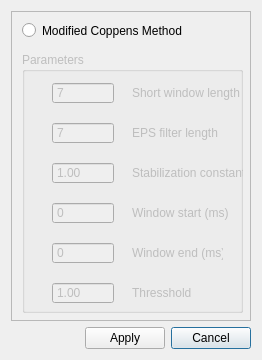
<?xml version="1.0" encoding="UTF-8"?>
<ui version="4.0">
 <class>fbdlg</class>
 <widget class="QDialog" name="fbdlg">
  <property name="geometry">
   <rect>
    <x>0</x>
    <y>0</y>
    <width>262</width>
    <height>360</height>
   </rect>
  </property>
  <property name="minimumSize">
   <size>
    <width>262</width>
    <height>360</height>
   </size>
  </property>
  <property name="maximumSize">
   <size>
    <width>262</width>
    <height>360</height>
   </size>
  </property>
  <property name="windowTitle">
   <string>Dialog</string>
  </property>
  <layout class="QGridLayout" name="gridLayout">
   <item row="1" column="2">
    <widget class="QPushButton" name="pushButton_2">
     <property name="sizePolicy">
      <sizepolicy hsizetype="Minimum" vsizetype="Fixed">
       <horstretch>0</horstretch>
       <verstretch>0</verstretch>
      </sizepolicy>
     </property>
     <property name="text">
      <string>Cancel</string>
     </property>
    </widget>
   </item>
   <item row="1" column="1">
    <widget class="QPushButton" name="pushButton">
     <property name="sizePolicy">
      <sizepolicy hsizetype="Minimum" vsizetype="Fixed">
       <horstretch>0</horstretch>
       <verstretch>0</verstretch>
      </sizepolicy>
     </property>
     <property name="text">
      <string>Apply</string>
     </property>
    </widget>
   </item>
   <item row="0" column="0" colspan="3">
    <widget class="QScrollArea" name="scrollArea">
     <property name="widgetResizable">
      <bool>true</bool>
     </property>
     <widget class="QWidget" name="scrollAreaWidgetContents">
      <property name="geometry">
       <rect>
        <x>0</x>
        <y>0</y>
        <width>242</width>
        <height>311</height>
       </rect>
      </property>
      <widget class="QGroupBox" name="groupBox">
       <property name="enabled">
        <bool>false</bool>
       </property>
       <property name="geometry">
        <rect>
         <x>10</x>
         <y>40</y>
         <width>221</width>
         <height>261</height>
        </rect>
       </property>
       <property name="title">
        <string>Parameters</string>
       </property>
       <widget class="QLabel" name="label">
        <property name="geometry">
         <rect>
          <x>110</x>
          <y>30</y>
          <width>111</width>
          <height>21</height>
         </rect>
        </property>
        <property name="text">
         <string>Short window length</string>
        </property>
       </widget>
       <widget class="QLabel" name="label_2">
        <property name="geometry">
         <rect>
          <x>110</x>
          <y>70</y>
          <width>111</width>
          <height>21</height>
         </rect>
        </property>
        <property name="text">
         <string>EPS filter length</string>
        </property>
       </widget>
       <widget class="QLabel" name="label_3">
        <property name="geometry">
         <rect>
          <x>110</x>
          <y>110</y>
          <width>111</width>
          <height>21</height>
         </rect>
        </property>
        <property name="text">
         <string>Stabilization constant</string>
        </property>
       </widget>
       <widget class="QDoubleSpinBox" name="doubleSpinBox">
        <property name="geometry">
         <rect>
          <x>30</x>
          <y>30</y>
          <width>62</width>
          <height>22</height>
         </rect>
        </property>
        <property name="buttonSymbols">
         <enum>QAbstractSpinBox::NoButtons</enum>
        </property>
        <property name="decimals">
         <number>0</number>
        </property>
        <property name="minimum">
         <double>1.000000000000000</double>
        </property>
        <property name="singleStep">
         <double>2.000000000000000</double>
        </property>
        <property name="value">
         <double>7.000000000000000</double>
        </property>
       </widget>
       <widget class="QDoubleSpinBox" name="doubleSpinBox_2">
        <property name="geometry">
         <rect>
          <x>30</x>
          <y>70</y>
          <width>62</width>
          <height>22</height>
         </rect>
        </property>
        <property name="buttonSymbols">
         <enum>QAbstractSpinBox::NoButtons</enum>
        </property>
        <property name="decimals">
         <number>0</number>
        </property>
        <property name="minimum">
         <double>1.000000000000000</double>
        </property>
        <property name="singleStep">
         <double>2.000000000000000</double>
        </property>
        <property name="value">
         <double>7.000000000000000</double>
        </property>
       </widget>
       <widget class="QDoubleSpinBox" name="doubleSpinBox_3">
        <property name="geometry">
         <rect>
          <x>30</x>
          <y>110</y>
          <width>62</width>
          <height>22</height>
         </rect>
        </property>
        <property name="buttonSymbols">
         <enum>QAbstractSpinBox::NoButtons</enum>
        </property>
        <property name="decimals">
         <number>2</number>
        </property>
        <property name="minimum">
         <double>0.000000000000000</double>
        </property>
        <property name="value">
         <double>1.000000000000000</double>
        </property>
       </widget>
       <widget class="QDoubleSpinBox" name="doubleSpinBox_4">
        <property name="geometry">
         <rect>
          <x>30</x>
          <y>150</y>
          <width>62</width>
          <height>22</height>
         </rect>
        </property>
        <property name="buttonSymbols">
         <enum>QAbstractSpinBox::NoButtons</enum>
        </property>
        <property name="decimals">
         <number>0</number>
        </property>
        <property name="minimum">
         <double>0.000000000000000</double>
        </property>
        <property name="maximum">
         <double>10000.000000000000000</double>
        </property>
        <property name="value">
         <double>0.000000000000000</double>
        </property>
       </widget>
       <widget class="QDoubleSpinBox" name="doubleSpinBox_5">
        <property name="geometry">
         <rect>
          <x>30</x>
          <y>190</y>
          <width>62</width>
          <height>22</height>
         </rect>
        </property>
        <property name="buttonSymbols">
         <enum>QAbstractSpinBox::NoButtons</enum>
        </property>
        <property name="decimals">
         <number>0</number>
        </property>
        <property name="minimum">
         <double>0.000000000000000</double>
        </property>
        <property name="maximum">
         <double>10000.000000000000000</double>
        </property>
        <property name="value">
         <double>0.000000000000000</double>
        </property>
       </widget>
       <widget class="QLabel" name="label_4">
        <property name="geometry">
         <rect>
          <x>110</x>
          <y>150</y>
          <width>101</width>
          <height>21</height>
         </rect>
        </property>
        <property name="text">
         <string>Window start (ms)</string>
        </property>
       </widget>
       <widget class="QLabel" name="label_5">
        <property name="geometry">
         <rect>
          <x>110</x>
          <y>190</y>
          <width>91</width>
          <height>21</height>
         </rect>
        </property>
        <property name="text">
         <string>Window end (ms)</string>
        </property>
       </widget>
       <widget class="QDoubleSpinBox" name="doubleSpinBox_6">
        <property name="geometry">
         <rect>
          <x>30</x>
          <y>230</y>
          <width>62</width>
          <height>22</height>
         </rect>
        </property>
        <property name="buttonSymbols">
         <enum>QAbstractSpinBox::NoButtons</enum>
        </property>
        <property name="decimals">
         <number>2</number>
        </property>
        <property name="minimum">
         <double>0.000000000000000</double>
        </property>
        <property name="maximum">
         <double>1.000000000000000</double>
        </property>
        <property name="value">
         <double>1.000000000000000</double>
        </property>
       </widget>
       <widget class="QLabel" name="label_6">
        <property name="geometry">
         <rect>
          <x>110</x>
          <y>230</y>
          <width>81</width>
          <height>21</height>
         </rect>
        </property>
        <property name="text">
         <string>Thresshold</string>
        </property>
       </widget>
      </widget>
      <widget class="QRadioButton" name="radioButton">
       <property name="geometry">
        <rect>
         <x>10</x>
         <y>10</y>
         <width>161</width>
         <height>17</height>
        </rect>
       </property>
       <property name="text">
        <string>Modified Coppens Method</string>
       </property>
      </widget>
     </widget>
    </widget>
   </item>
  </layout>
 </widget>
 <resources/>
 <connections/>
</ui>
